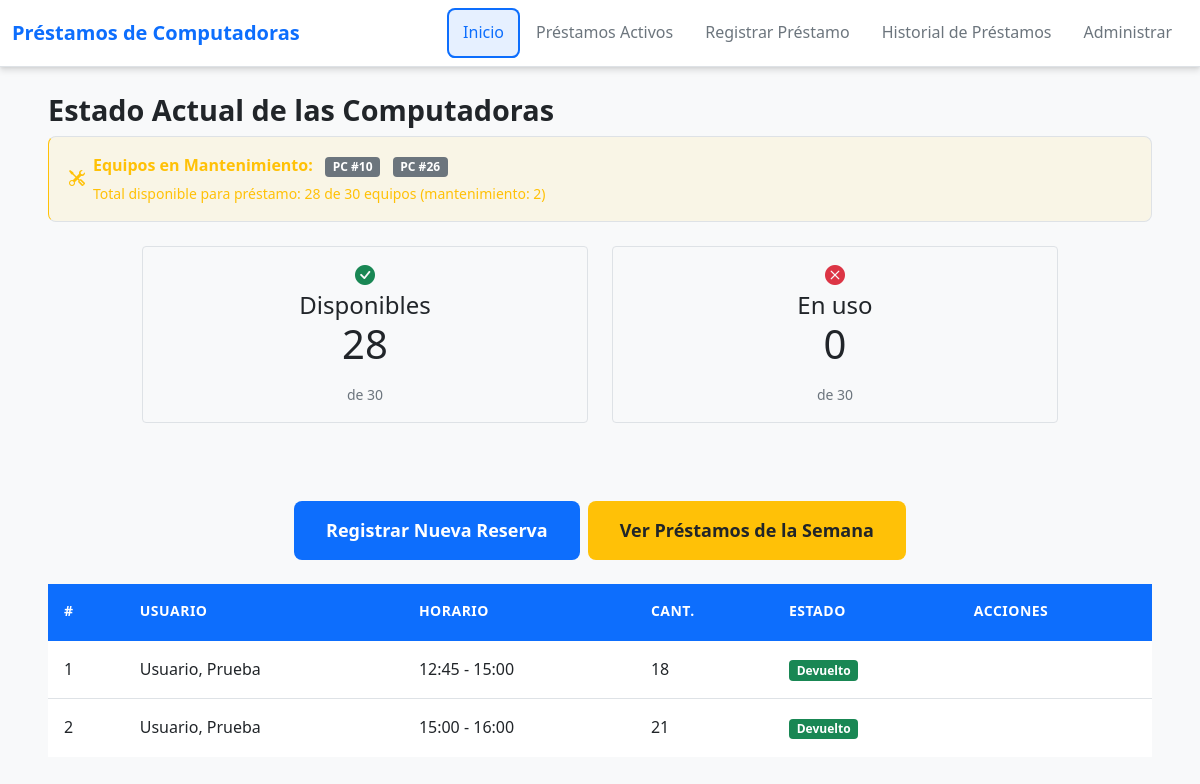
The page / on the database its author committed.
### app/models.py (models this page shows, shortened)
class Prestamo(db.Model):
    __tablename__ = 'prestamos'
    id = db.Column(db.Integer, primary_key=True, autoincrement=True)
    usuario_id = db.Column(db.Integer, db.ForeignKey('usuarios.id'), nullable=False)
    prestador_id = db.Column(db.Integer, nullable=True)  # No foreign key, just integer
    fecha_prestamo = db.Column(db.Date, nullable=False)
    hora_retiro = db.Column(db.Time, nullable=False)
    hora_devolucion_esperada = db.Column(db.Time, nullable=False)
    fecha_creacion = db.Column(db.DateTime, default=datetime.utcnow)
    hora_devolucion_final = db.Column(db.DateTime, nullable=True)
    horario_devolucion = db.Column(db.Time, nullable=True)
    cantidad = db.Column(db.Integer, nullable=False, default=0)
    observaciones = db.Column(db.Text, nullable=True)  # Notas al devolver
    estado = db.Column(db.String(20), nullable=False, default='pendiente_entrega')  # pendiente_entrega, activo, devuelto
    usuario = db.relationship('Usuario', backref='prestamos')

class Usuario(db.Model):
    __tablename__ = 'usuarios'
    id = db.Column(db.Integer, primary_key=True, autoincrement=True)
    apellido = db.Column(db.String(50), nullable=False)
    nombre = db.Column(db.String(50), nullable=False)

### app/routes.py (the view)
@bp.route('/')
def index():
    today = date.today()
    prestamos_hoy = Prestamo.query.filter(
        Prestamo.fecha_prestamo == today
    ).order_by(Prestamo.hora_retiro).all()
    from app.models import leer_config_dinamica
    leer_config_dinamica()
    estado_resumen = get_estado_resumen(today)
    from app import models
    return render_template('index.html',
                         prestamos_hoy=prestamos_hoy,
                         today=today,
                         estado_resumen=estado_resumen,
                         maquinas_mantenimiento=models.MAQUINAS_MANTENIMIENTO)

### app/models.py (called while the page is built)
def leer_config_dinamica():
    global TOTAL_COMPUTADORAS, MAQUINAS_MANTENIMIENTO
    try:
        with open(CONFIG_PATH, 'r', encoding='utf-8') as f:
            lines = f.read().strip().split('\n')
            if lines and lines[0].strip().isdigit():
                TOTAL_COMPUTADORAS = int(lines[0].strip())
            manten = [int(x.strip()) for x in lines[1:] if x.strip().isdigit()]
            if manten:
                MAQUINAS_MANTENIMIENTO = manten
    except Exception:
        pass

def get_estado_resumen(fecha=None):
    leer_config_dinamica()
    """Retorna dict con disponibles y en_uso para la vista de inicio (solo préstamos activos)"""
    if fecha is None:
        fecha = datetime.now().date()
    prestamos_activos = Prestamo.query.filter(
        Prestamo.fecha_prestamo == fecha,
        Prestamo.estado == 'activo'
    ).all()
    en_uso = sum(p.cantidad for p in prestamos_activos)
    disponibles = max(0, TOTAL_COMPUTADORAS - sum(p.cantidad for p in prestamos_activos))
    return {
        'disponibles': disponibles,
        'en_uso': sum(p.cantidad for p in prestamos_activos),
        'total': TOTAL_COMPUTADORAS
    }

### app/templates/index.html (shortened to what this page needs)
{% extends "base.html" %}
{% block content %}
<div class="container">
    <div class="row justify-content-center">
        <div class="col-md-10 col-lg-12 col-xl-12">
            <h2>Estado Actual de las Computadoras</h2>
            <div class="alert alert-warning d-flex align-items-center mb-4" role="alert">
                <i class="bi bi-tools me-2"></i>
                <div>
                    <strong>Equipos en Mantenimiento:</strong>
                    {% for m in maquinas_mantenimiento %}
                    <span class="badge bg-secondary ms-2">PC #{{ m }}</span>
                    {% endfor %}
                    <div class="small mt-1">Total disponible para préstamo: {{ estado_resumen.total }} de {{ 30 }} equipos (mantenimiento: {{ maquinas_mantenimiento | length }})</div>
                </div>
            </div>
            <div class="row mb-4 justify-content-center">
                <div class="col-md-5 text-center">
                    <div class="h-100 p-3 bg-light border rounded">
                        <div class="h5 mb-1"><i class="bi bi-check-circle-fill text-success"></i></div>
                        <div class="h4 mb-0">Disponibles</div>
                        <div class="h1 mb-3"><span id="available-count">{{ estado_resumen.disponibles }}</span></div>
                        <div class="small text-muted">de 30</div>
                    </div>
                </div>
                <div class="col-md-5 text-center">
                    <div class="h-100 p-3 bg-light border rounded">
                        <div class="h5 mb-1"><i class="bi bi-x-circle-fill text-danger"></i></div>
                        <div class="h4 mb-0">En uso</div>
                        <div class="h1 mb-3"><span id="in-use-count">{{ estado_resumen.en_uso }}</span></div>
                        <div class="small text-muted">de 30</div>
                    </div>
                </div>
            </div>
            <div class="d-flex justify-content-center mb-4">
            </div>
            <div class="button-container mb-4 d-flex justify-content-center">
                <a href="{{ url_for('main.registrar_prestamo') }}" class="btn btn-primary btn-lg me-2">Registrar Nueva Reserva</a>
                <a href="{{ url_for('main.prestamos') }}" class="btn btn-secondary btn-lg">Ver Préstamos de la Semana</a>
            </div>
            <div class="table-responsive">
                <table class="table table-hover align-middle">
                    <thead class="table-light">
                        <tr>
                            <th>#</th>
                            <th>Usuario</th>
                            <th>Horario</th>
                            <th>Cant.</th>
                            <th>Estado</th>
                            <th>Acciones</th>
                        </tr>
                    </thead>
                    <tbody id="loans-tbody">
                        {% for prestamo in prestamos_hoy %}
                        <tr>
                            <td>{{ loop.index }}</td>
                            <td>{{ prestamo.usuario.apellido }}, {{ prestamo.usuario.nombre }}</td>
                            <td>{{ prestamo.hora_retiro.strftime('%H:%M') }} - {{ prestamo.hora_devolucion_esperada.strftime('%H:%M') }}</td>
                            <td>{{ prestamo.cantidad }}</td>
                            <td>
                                <span class="badge {% if prestamo.estado == 'pendiente_entrega' %}bg-warning{% elif prestamo.estado == 'activo' %}bg-info{% elif prestamo.estado == 'devuelto' %}bg-success{% else %}bg-secondary{% endif %}">
                                    {{ prestamo.estado|capitalize }}
                                </span>
                            </td>
                            <td>
                            </td>
                        </tr>
                        {% endfor %}
                    </tbody>
                </table>
            </div>
        </div>
    </div>
</div>
{% endblock %}

### app/static/css/styles.css (style rules this page uses)
:root { --bg-color: #f8f9fa; --surface-color: #ffffff; --text-primary: #212529; --text-secondary: #6c757d; --text-muted: #adb5bd; --border-color: #dee2e6; --border-dark: #ced4da; --primary-color: #0d6efd; --primary-light: #66b2ff; --primary-dark: #0a58ca; --secondary-color: #ffc107; --secondary-light: #ffcd39; --secondary-dark: #e0a800; --success-color: #198754; --warning-color: #ffc107; --danger-color: #dc3545; --info-color: #0dcaf0; --transition-speed: 0.3s; --border-radius: 8px; --box-shadow: 0 4px 6px rgba(0, 0, 0, 0.1), 0 1px 3px rgba(0, 0, 0, 0.08); --box-shadow-hover: 0 6px 8px rgba(0, 0, 0, 0.15), 0 2px 4px rgba(0, 0, 0, 0.1); --weekday-btn-size: 40px; --weekday-btn-font-size: 0.875rem; --weekday-date-font-size: 1.25rem; --weekday-label-font-size: 0.75rem; }
* { margin: 0; padding: 0; box-sizing: border-box; }
body { font-family: 'Segoe UI', Tahoma, Geneva, Verdana, sans-serif; line-height: 1.6; color: var(--text-primary); background-color: var(--bg-color); }
.container { max-width: 1400px; margin: 0 auto; padding: 0 1.5rem; width: 100%; }
h1, h2, h3, h4, h5, h6 { color: var(--text-primary); margin-top: 0; font-weight: 600; line-height: 1.3; }
h2 { font-size: 1.8rem; }
.alert { padding: 1rem 1.25rem; margin-bottom: 1.5rem; border-radius: var(--border-radius); border-left: 4px solid; background-color: rgba(0, 0, 0, 0.02); border: 1px solid var(--border-color); }
.alert-warning { border-left-color: var(--warning-color); background-color: rgba(255, 193, 7, 0.08); color: var(--warning-color); }
.btn { display: inline-flex; align-items: center; justify-content: center; padding: 0.75rem 1.5rem; font-size: 1rem; font-weight: 600; border: none; border-radius: var(--border-radius); cursor: pointer; transition: all var(--transition-speed) ease; text-decoration: none; white-space: nowrap; }
.btn-primary { background-color: var(--primary-color); color: var(--surface-color); }
.btn-secondary { background-color: var(--secondary-color); color: var(--text-primary); }
.btn-lg { padding: 1rem 2rem; font-size: 1.125rem; }
.table { width: 100%; margin-bottom: 1rem; background-color: var(--surface-color); border-radius: var(--border-radius); border: none; overflow: visible; border-collapse: collapse; }
.table th, .table td { padding: 1rem; text-align: left; border-bottom: 1px solid var(--border-color); }
.table th { background-color: var(--primary-color); color: var(--surface-color); font-weight: 600; text-transform: uppercase; font-size: 0.875rem; letter-spacing: 0.5px; border-bottom: 2px solid var(--primary-color); }
.table tbody tr { background-color: var(--surface-color); transition: background-color var(--transition-speed) ease; }
.table tbody tr:last-child td { border-bottom: none; }

### rows shown on the page
Prestamo: usuario.apellido "Usuario", usuario.nombre "Prueba", hora_retiro "12:45", hora_devolucion_esperada "15:00", cantidad "18", estado "Devuelto"
Prestamo: usuario.apellido "Usuario", usuario.nombre "Prueba", hora_retiro "15:00", hora_devolucion_esperada "16:00", cantidad "21", estado "Devuelto"

### other values the page prints
{{ m }} "10" "26"
{{ estado_resumen.total }} "28"
{{ 30 }} "30"
{{ maquinas_mantenimiento | length }} "2"
{{ estado_resumen.disponibles }} "28"
{{ estado_resumen.en_uso }} "0"
